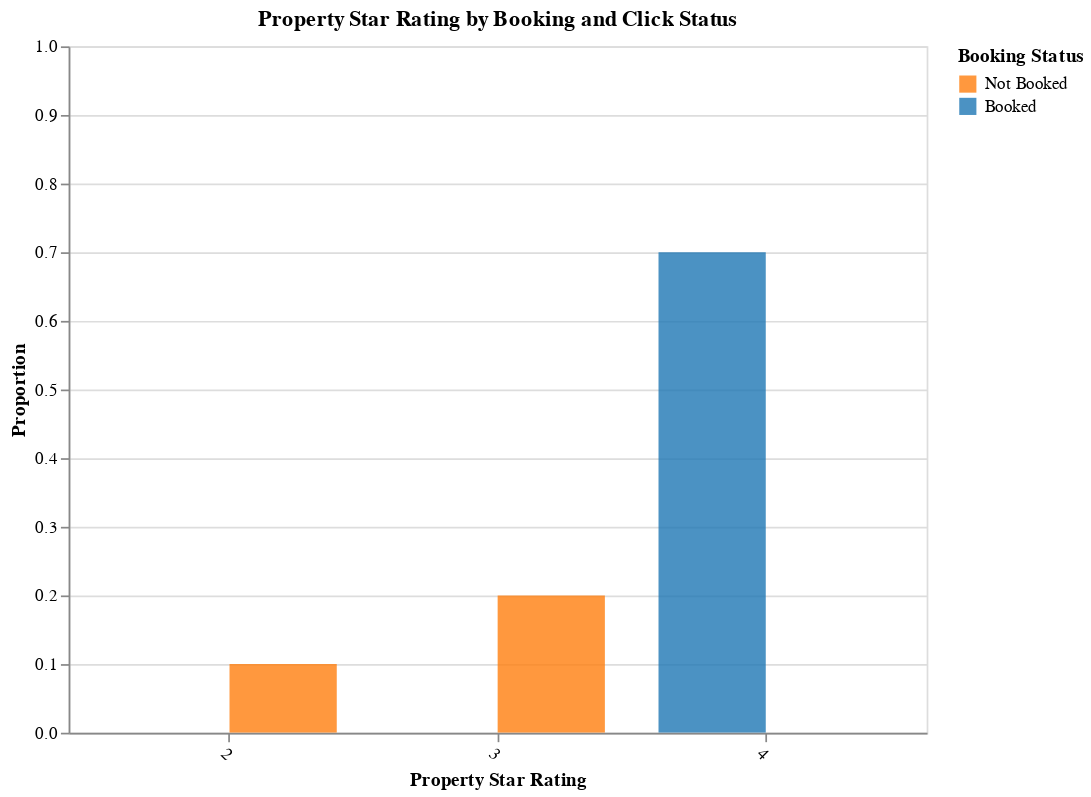

Notebook cell for this chart:
### Code cell
import altair as alt
import polars as pl

# Create a Dataset that Includes Clicked & Not Clicked
agg_df = pl.DataFrame({
    "prop_starrating": ["4", "3","2"],  
    "proportion": [0.7, 0.2,0.1],  
    "click_bool": [1,0,1],
    "booking_bool": [1,0,0]
})

# Multi-Selection Dropdown for Clicked vs Not Clicked
click_selection = alt.param(
    name="click_bool_selection",
    bind=alt.binding_select(
        options=["All", "0", "1"],
        labels=["Both", "Not Clicked", "Clicked"],
        name="Click Status"
    ),
    value="All"
)

# Multi-Selection Dropdown for Booked vs Not Booked
book_selection = alt.param(
    name="book_bool_selection",
    bind=alt.binding_select(
        options=["All", "0", "1"],
        labels=["Both", "Not Booked", "Booked"],
        name="Booking Status"
    ),
    value="All"
)

# Combined Filtering Logic
filter_condition = (
    ((click_selection == "All") | 
     ((click_selection == "0") & (alt.datum.click_bool == 0)) |
     ((click_selection == "1") & (alt.datum.click_bool == 1))) &
    ((book_selection == "All") | 
     ((book_selection == "0") & (alt.datum.booking_bool == 0)) |
     ((book_selection == "1") & (alt.datum.booking_bool == 1)))
)

y_axis = alt.Y(
    "proportion:Q",
    title="Proportion",
    scale=alt.Scale(domain=[0, 1]),
    axis=alt.Axis(tickCount=10)
)

zoom = alt.selection_interval(bind="scales")

# Updated chart with both click and booking status
chart = alt.Chart(agg_df).transform_calculate(
    click_label="datum.click_bool == 1 ? 'Clicked' : 'Not Clicked'",
    book_label="datum.booking_bool == 1 ? 'Booked' : 'Not Booked'"
).mark_bar(opacity=0.8).encode(
    x=alt.X("prop_starrating:O", title="Property Star Rating"),
    xOffset=alt.XOffset("book_label:N"),
    y=y_axis,
    color=alt.Color(
        "book_label:N",
        title="Booking Status",
        scale=alt.Scale(domain=["Not Booked", "Booked"], range=["#ff7f0e", "#1f77b4"]),
    ),
    tooltip=["prop_starrating", "proportion", "click_label:N", "book_label:N"]
).transform_filter(
    filter_condition
).add_params(
    click_selection,
    book_selection,
    zoom
).properties(
    width=500,
    height=400,
    title="Property Star Rating by Booking and Click Status"
).configure_axisX(
    labelAngle=45
)

chart

### Figure 1 — Vega specification as saved in the notebook (floating-point values rounded to 4 significant figures)
{"$schema": "https://vega.github.io/schema/vega/v5.json", "data": [{"name": "_server_source_0", "values": [{"booking_bool": 1, "click_bool": 1, "prop_starrating": "4", "proportion": 0.7, "click_label": "Clicked", "book_label": "Booked"}, {"booking_bool": 0, "click_bool": 0, "prop_starrating": "3", "proportion": 0.2, "click_label": "Not Clicked", "book_label": "Not Booked"}, {"booking_bool": 0, "click_bool": 1, "prop_starrating": "2", "proportion": 0.1, "click_label": "Clicked", "book_label": "Not Booked"}]}, {"name": "param_8_store"}, {"name": "source_0", "source": "_server_source_0", "transform": [{"type": "filter", "expr": "((((click_bool_selection === 'All') || ((click_bool_selection === '0') && (datum.click_bool === 0))) || ((click_bool_selection === '1') && (datum.click_bool === 1))) && (((book_bool_selection === 'All') || ((book_bool_selection === '0') && (datum.booking_bool === 0))) || ((book_bool_selection === '1') && (datum.booking_bool === 1))))"}, {"type": "stack", "field": "proportion", "groupby": ["prop_starrating", "book_label"], "sort": {"field": [], "order": []}, "as": ["proportion_start", "proportion_end"], "offset": "zero"}, {"type": "filter", "expr": "isValid(datum[\"proportion\"]) && isFinite(+datum[\"proportion\"])"}, {"type": "project", "fields": ["book_label", "click_label", "prop_starrating", "proportion", "proportion_end", "proportion_start"]}]}, {"name": "source_0_x_domain_prop_starrating", "source": "source_0", "transform": [{"type": "aggregate", "groupby": ["prop_starrating"], "fields": [], "ops": [], "as": []}, {"type": "formula", "expr": "datum['prop_starrating']", "as": "sort_field"}, {"type": "project", "fields": ["prop_starrating"]}]}, {"name": "source_0_xOffset_domain_book_label", "source": "source_0", "transform": [{"type": "aggregate", "groupby": ["book_label"], "fields": [], "ops": [], "as": []}, {"type": "formula", "expr": "datum['book_label']", "as": "sort_field"}, {"type": "project", "fields": ["book_label"]}]}], "signals": [{"name": "unit", "value": {}, "on": [{"events": "pointermove", "update": "isTuple(group()) ? group() : unit"}]}, {"name": "param_8", "update": "vlSelectionResolve(\"param_8_store\", \"union\")"}, {"name": "click_bool_selection", "value": "All", "bind": {"input": "select", "options": ["All", "0", "1"], "labels": ["Both", "Not Clicked", "Clicked"], "name": "Click Status"}}, {"name": "book_bool_selection", "value": "All", "bind": {"input": "select", "options": ["All", "0", "1"], "labels": ["Both", "Not Booked", "Booked"], "name": "Booking Status"}}, {"name": "param_8_prop_starrating", "on": [{"events": [{"source": "view", "type": "dblclick"}], "update": "null"}, {"events": {"signal": "param_8_translate_delta"}, "update": "panLinear(param_8_translate_anchor.extent_x, -param_8_translate_delta.x / width)"}, {"events": {"signal": "param_8_zoom_delta"}, "update": "zoomLinear(domain(\"x\"), param_8_zoom_anchor.x, param_8_zoom_delta)"}]}, {"name": "param_8_proportion", "on": [{"events": [{"source": "view", "type": "dblclick"}], "update": "null"}, {"events": {"signal": "param_8_translate_delta"}, "update": "panLinear(param_8_translate_anchor.extent_y, param_8_translate_delta.y / height)"}, {"events": {"signal": "param_8_zoom_delta"}, "update": "zoomLinear(domain(\"y\"), param_8_zoom_anchor.y, param_8_zoom_delta)"}]}, {"name": "param_8_tuple", "on": [{"events": [{"signal": "param_8_prop_starrating || param_8_proportion"}], "update": "param_8_prop_starrating && param_8_proportion ? {unit: \"\", fields: param_8_tuple_fields, values: [param_8_prop_starrating,param_8_proportion]} : null"}]}, {"name": "param_8_tuple_fields", "value": [{"field": "prop_starrating", "channel": "x", "type": "E"}, {"field": "proportion", "channel": "y", "type": "R"}]}, {"name": "param_8_translate_anchor", "value": {}, "on": [{"events": [{"source": "scope", "type": "pointerdown"}], "update": "{x: x(unit), y: y(unit), extent_x: domain(\"x\"), extent_y: domain(\"y\")}"}]}, {"name": "param_8_translate_delta", "value": {}, "on": [{"events": [{"source": "window", "between": [{"source": "scope", "type": "pointerdown"}, {"source": "window", "type": "pointerup"}], "type": "pointermove", "consume": true}], "update": "{x: param_8_translate_anchor.x - x(unit), y: param_8_translate_anchor.y - y(unit)}"}]}, {"name": "param_8_zoom_anchor", "on": [{"events": [{"source": "scope", "consume": true, "type": "wheel"}], "update": "{x: invert(\"x\", x(unit)), y: invert(\"y\", y(unit))}"}]}, {"name": "param_8_zoom_delta", "on": [{"events": [{"source": "scope", "type": "wheel", "consume": true}], "update": "pow(1.001, event.deltaY * pow(16, event.deltaMode))", "force": true}]}, {"name": "param_8_modify", "on": [{"events": {"signal": "param_8_tuple"}, "update": "modify(\"param_8_store\", param_8_tuple, true)"}]}], "marks": [{"type": "rect", "name": "marks", "from": {"data": "source_0"}, "encode": {"update": {"y": {"field": "proportion_end", "scale": "y"}, "y2": {"field": "proportion_start", "scale": "y"}, "fill": {"field": "book_label", "scale": "color"}, "opacity": {"value": 0.8}, "tooltip": {"signal": "{\"prop_starrating\": isValid(datum[\"prop_starrating\"]) ? datum[\"prop_starrating\"] : \"\"+datum[\"prop_starrating\"], \"proportion\": format(datum[\"proportion\"], \"\"), \"click_label\": isValid(datum[\"click_label\"]) ? datum[\"click_label\"] : \"\"+datum[\"click_label\"], \"book_label\": isValid(datum[\"book_label\"]) ? datum[\"book_label\"] : \"\"+datum[\"book_label\"]}"}, "width": {"signal": "max(0.25, bandwidth('xOffset'))"}, "x": {"field": "prop_starrating", "scale": "x", "offset": {"field": "book_label", "scale": "xOffset"}}}}, "style": ["bar"], "interactive": true, "clip": true}], "scales": [{"name": "x", "type": "band", "domain": {"data": "source_0_x_domain_prop_starrating", "field": "prop_starrating", "sort": true}, "range": [0, {"signal": "width"}], "paddingInner": 0.2, "paddingOuter": 0.2}, {"name": "y", "type": "linear", "domain": [0, 1], "range": [{"signal": "height"}, 0], "domainRaw": {"signal": "param_8[\"proportion\"]"}, "zero": true}, {"name": "xOffset", "type": "band", "domain": {"data": "source_0_xOffset_domain_book_label", "field": "book_label", "sort": true}, "range": [0, {"signal": "bandwidth('x')"}]}, {"name": "color", "type": "ordinal", "domain": ["Not Booked", "Booked"], "range": ["#ff7f0e", "#1f77b4"]}], "axes": [{"scale": "y", "orient": "left", "aria": false, "zindex": 0, "tickCount": 10, "gridScale": "x", "grid": true, "domain": false, "maxExtent": 0, "labels": false, "minExtent": 0, "ticks": false}, {"scale": "x", "grid": false, "orient": "bottom", "title": "Property Star Rating", "labelAlign": "left", "zindex": 0, "labelBaseline": "top"}, {"scale": "y", "tickCount": 10, "zindex": 0, "labelOverlap": true, "grid": false, "orient": "left", "title": "Proportion"}], "title": {"text": "Property Star Rating by Booking and Click Status", "frame": "group"}, "height": 400, "style": "cell", "legends": [{"title": "Booking Status", "fill": "color", "symbolType": "square", "encode": {"symbols": {"update": {"opacity": {"value": 0.8}}}}}], "config": {"axisX": {"labelAngle": 45}}, "padding": 5, "width": 500, "background": "white"}
